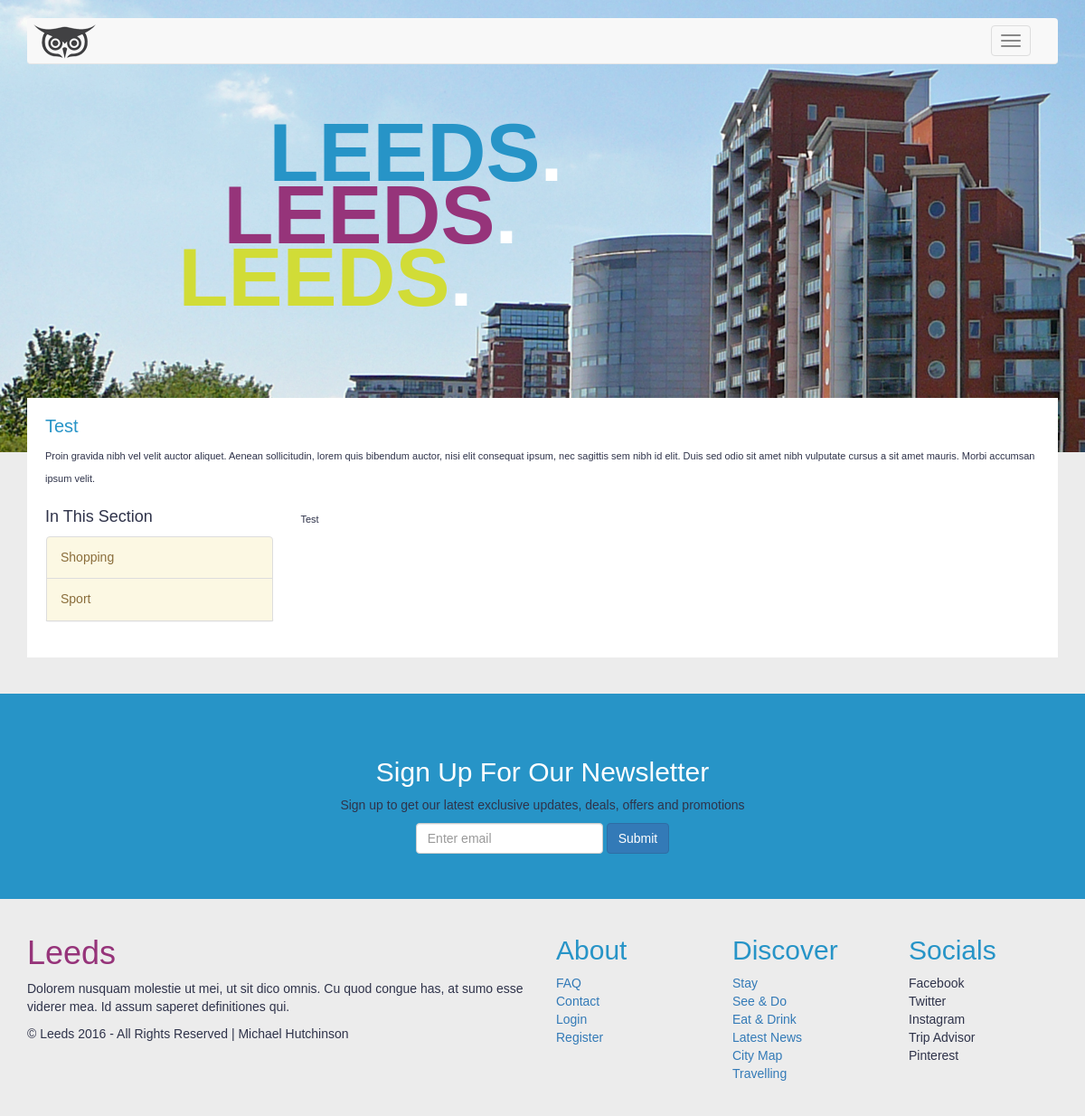
Page /see/page/3 on the committed database.
### tables this page shows
CREATE TABLE IF NOT EXISTS `section_sub_category` (
  `id` int(11) NOT NULL AUTO_INCREMENT,
  `name` varchar(250) NOT NULL,
  `title` varchar(250) NOT NULL,
  `body` varchar(10000) NOT NULL,
  `section_category_id` int(11) NOT NULL,
  `section_id` int(11) NOT NULL,
  PRIMARY KEY (`id`)
);

CREATE TABLE IF NOT EXISTS `section_category` (
  `id` int(11) NOT NULL AUTO_INCREMENT,
  `name` varchar(250) NOT NULL,
  `section_id` int(11) NOT NULL,
  PRIMARY KEY (`id`)
);

### application/controllers/See.php (called while the page is built, shortened)
<?php
class See extends CI_Controller {
    function __construct() {
        $this->load->model('see_model');
        $this->load->view('main/page_components/head-tags');
        $this->load->view('main/page_components/header');
        $this->load->view('main/page_components/navbar');
    }
    public function page($id = null)
    {
        $data['left_nav_headings'] = $this->see_model->get_left_nav_headings();
        foreach ($data['left_nav_headings'] as $left_nav_heading) {
            $data['left_nav_sub_headings'][] = $this->see_model->get_left_nav_sub_headings($left_nav_heading->id);
        }
        if(isset($id)) {
            $page = $this->see_model->get_see($id);
            if(!empty($page)) {
                $data['rows'] = $this->see_model->get_see($id);
                $this->load->view('main/single_see', $data);
                $this->load->view('main/page_components/footer-tags');
                $this->load->view('main/page_components/footer');
            }
            else {
                redirect('see');
            }
        }
        else
        redirect('see');
    }
}

### index.php (called while the page is built, shortened)
<?php
require_once BASEPATH.'core/CodeIgniter.php';

### application/models/See_model.php (called while the page is built, shortened)
<?php
class See_model extends CI_Model {
    public function __construct() {
		$this->pdo = $this->load->database('pdo', true);
	}
	public function get_left_nav_headings() {
		$query = $this->pdo->query("SELECT * FROM section_category WHERE section_id = (SELECT id FROM section WHERE name = 'See')");
		$result = $query->result();
		if($query) return $result;
	  	else return false;
	}
	public function get_see($id) {
		$stmt="SELECT * FROM section_sub_category WHERE id = ? AND section_id = '2'";
	    $query = $this->pdo->query($stmt, $id);
		if($query->num_rows() == 1) {
   			$row = $query->row();
   			return $row;
   		}
   		else return false;
	}
}
?>

### application/views/main/single_see.php (the view)
<section id="boxes">
<div class="content">
  <div class="container">
    <div class="row">
      <div class="col-xs-12 col-sm-12 col-md-12 boxes">
        <div class="white-background overflow-hidden">
            <div class="col-xs-12 col-sm-12 padding0">
              <div class="padding20 box-text">
                <h2><span class="blue"><?php echo $rows->title; ?></span></h2>
                  <p>Proin gravida nibh vel velit auctor aliquet. Aenean sollicitudin, lorem quis bibendum auctor, nisi elit consequat ipsum, nec sagittis sem nibh id elit. Duis sed odio sit amet nibh vulputate cursus a sit amet mauris. Morbi accumsan ipsum velit.</p>
    <div class="row">
        <div class="col-md-3">
            <?php $this->load->view('main/page_components/see_left_navbar'); ?>
        </div>
        <div class="col-md-9">
        <?php echo "<p>".$rows->body."</p>";   ?>
        </div>
    </div>
              </div>
            </div>
        </div>
      </div>
    </div>
  </div>
  </div>
</section>

### application/views/main/page_components/see_left_navbar.php (shortened to what this page needs)
<div id="MainMenu">
    <div class="side-header">
        <h4>In This Section</h4>
    </div>
  <div class="list-group panel">
    <?php
    foreach($left_nav_headings as $left_nav_heading) { ?>
    <a href="#<?php echo $left_nav_heading->id; ?>" class="list-group-item list-group-item-warning" data-toggle="collapse" data-parent="#MainMenu"><?php echo $left_nav_heading->name; ?></a>
    <?php } ?>
  </div>
</div>

### assets/css/style.css (style rules this page uses)
body { font-family: 'Montserrat', sans-serif; color: #2f334a; background-color: #ececec; background-repeat: repeat; background-position: center top; }
.blue { color: #2794c7; }
.white-background { background-color: #fff; }
.content { margin-top: -120px; }
.boxes { margin-bottom: 40px; }
.padding0 { padding: 0; }
.overflow-hidden { overflow: hidden; }
.box-text { line-height: 1.8em; height: 100%; }
.padding20 { padding: 20px; }

### rows in the picture
section_sub_category: title "Test", body "Test"
section_category: name "Shopping"
section_category: name "Sport"
